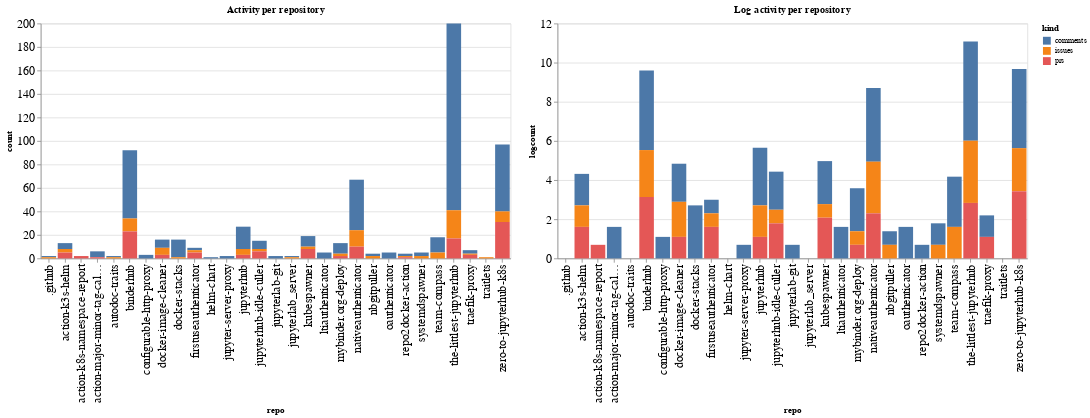

The cell this chart's notebook holds for it:
### Code cell
ch1 = alt.Chart(repo_summaries, width=600, title="Activity per repository").mark_bar().encode(
    x='repo',
    y='count',
    color='kind',
    tooltip="kind"
)

ch2 = alt.Chart(repo_summaries, width=600, title="Log activity per repository").mark_bar().encode(
    x='repo',
    y='logcount',
    color='kind',
    tooltip="kind"
)

ch1 | ch2

### Figure 1 — Vega-Lite specification as saved in the notebook (floating-point values rounded to 4 significant figures)
{"config": {"axisLeft": {"labelFontSize": 15}, "axisBottom": {"labelFontSize": 15}}, "hconcat": [{"mark": "bar", "encoding": {"color": {"type": "nominal", "field": "kind"}, "tooltip": {"type": "nominal", "field": "kind"}, "x": {"type": "nominal", "field": "repo"}, "y": {"type": "quantitative", "field": "count"}}, "title": "Activity per repository", "width": 600}, {"mark": "bar", "encoding": {"color": {"type": "nominal", "field": "kind"}, "tooltip": {"type": "nominal", "field": "kind"}, "x": {"type": "nominal", "field": "repo"}, "y": {"type": "quantitative", "field": "logcount"}}, "title": "Log activity per repository", "width": 600}], "data": {"name": "data-5e9a9726c23ae01e0712e5812f2d221b"}, "$schema": "https://vega.github.io/schema/vega-lite/v4.8.1.json", "datasets": {"data-5e9a9726c23ae01e0712e5812f2d221b": [{"repo": ".github", "kind": "comments", "count": 1, "logcount": 0.0}, {"repo": ".github", "kind": "issues", "count": 1, "logcount": 0.0}, {"repo": "action-k3s-helm", "kind": "comments", "count": 5, "logcount": 1.609}, {"repo": "action-k3s-helm", "kind": "issues", "count": 3, "logcount": 1.099}, {"repo": "action-k3s-helm", "kind": "prs", "count": 5, "logcount": 1.609}, {"repo": "action-k8s-namespace-report", "kind": "prs", "count": 2, "logcount": 0.6931}, {"repo": "action-major-minor-tag-calculator", "kind": "comments", "count": 5, "logcount": 1.609}, {"repo": "action-major-minor-tag-calculator", "kind": "prs", "count": 1, "logcount": 0.0}, {"repo": "autodoc-traits", "kind": "comments", "count": 1, "logcount": 0.0}, {"repo": "autodoc-traits", "kind": "issues", "count": 1, "logcount": 0.0}, {"repo": "binderhub", "kind": "comments", "count": 58, "logcount": 4.06}, {"repo": "binderhub", "kind": "issues", "count": 11, "logcount": 2.398}, {"repo": "binderhub", "kind": "prs", "count": 23, "logcount": 3.135}, {"repo": "configurable-http-proxy", "kind": "comments", "count": 3, "logcount": 1.099}, {"repo": "docker-image-cleaner", "kind": "comments", "count": 7, "logcount": 1.946}, {"repo": "docker-image-cleaner", "kind": "issues", "count": 6, "logcount": 1.792}, {"repo": "docker-image-cleaner", "kind": "prs", "count": 3, "logcount": 1.099}, {"repo": "docker-stacks", "kind": "comments", "count": 15, "logcount": 2.708}, {"repo": "docker-stacks", "kind": "issues", "count": 1, "logcount": 0.0}, {"repo": "firstuseauthenticator", "kind": "comments", "count": 2, "logcount": 0.6931}, {"repo": "firstuseauthenticator", "kind": "issues", "count": 2, "logcount": 0.6931}, {"repo": "firstuseauthenticator", "kind": "prs", "count": 5, "logcount": 1.609}, {"repo": "helm-chart", "kind": "comments", "count": 1, "logcount": 0.0}, {"repo": "jupyter-server-proxy", "kind": "comments", "count": 2, "logcount": 0.6931}, {"repo": "jupyterhub", "kind": "comments", "count": 19, "logcount": 2.944}, {"repo": "jupyterhub", "kind": "issues", "count": 5, "logcount": 1.609}, {"repo": "jupyterhub", "kind": "prs", "count": 3, "logcount": 1.099}, {"repo": "jupyterhub-idle-culler", "kind": "comments", "count": 7, "logcount": 1.946}, {"repo": "jupyterhub-idle-culler", "kind": "issues", "count": 2, "logcount": 0.6931}, {"repo": "jupyterhub-idle-culler", "kind": "prs", "count": 6, "logcount": 1.792}, {"repo": "jupyterlab-git", "kind": "comments", "count": 2, "logcount": 0.6931}, {"repo": "jupyterlab_server", "kind": "comments", "count": 1, "logcount": 0.0}, {"repo": "jupyterlab_server", "kind": "issues", "count": 1, "logcount": 0.0}, {"repo": "kubespawner", "kind": "comments", "count": 9, "logcount": 2.197}, {"repo": "kubespawner", "kind": "issues", "count": 2, "logcount": 0.6931}, {"repo": "kubespawner", "kind": "prs", "count": 8, "logcount": 2.079}, {"repo": "ltiauthenticator", "kind": "comments", "count": 5, "logcount": 1.609}, {"repo": "mybinder.org-deploy", "kind": "comments", "count": 9, "logcount": 2.197}, {"repo": "mybinder.org-deploy", "kind": "issues", "count": 2, "logcount": 0.6931}, {"repo": "mybinder.org-deploy", "kind": "prs", "count": 2, "logcount": 0.6931}, {"repo": "nativeauthenticator", "kind": "comments", "count": 43, "logcount": 3.761}, {"repo": "nativeauthenticator", "kind": "issues", "count": 14, "logcount": 2.639}, {"repo": "nativeauthenticator", "kind": "prs", "count": 10, "logcount": 2.303}, {"repo": "nbgitpuller", "kind": "comments", "count": 2, "logcount": 0.6931}, {"repo": "nbgitpuller", "kind": "issues", "count": 2, "logcount": 0.6931}, {"repo": "oauthenticator", "kind": "comments", "count": 5, "logcount": 1.609}, {"repo": "repo2docker-action", "kind": "comments", "count": 2, "logcount": 0.6931}, {"repo": "repo2docker-action", "kind": "issues", "count": 1, "logcount": 0.0}, {"repo": "repo2docker-action", "kind": "prs", "count": 1, "logcount": 0.0}, {"repo": "systemdspawner", "kind": "comments", "count": 3, "logcount": 1.099}, {"repo": "systemdspawner", "kind": "issues", "count": 2, "logcount": 0.6931}, {"repo": "team-compass", "kind": "comments", "count": 13, "logcount": 2.565}, {"repo": "team-compass", "kind": "issues", "count": 5, "logcount": 1.609}, {"repo": "the-littlest-jupyterhub", "kind": "comments", "count": 159, "logcount": 5.069}, {"repo": "the-littlest-jupyterhub", "kind": "issues", "count": 24, "logcount": 3.178}, {"repo": "the-littlest-jupyterhub", "kind": "prs", "count": 17, "logcount": 2.833}, {"repo": "traefik-proxy", "kind": "comments", "count": 3, "logcount": 1.099}, {"repo": "traefik-proxy", "kind": "issues", "count": 1, "logcount": 0.0}, {"repo": "traefik-proxy", "kind": "prs", "count": 3, "logcount": 1.099}, {"repo": "traitlets", "kind": "issues", "count": 1, "logcount": 0.0}, {"repo": "zero-to-jupyterhub-k8s", "kind": "comments", "count": 57, "logcount": 4.043}, {"repo": "zero-to-jupyterhub-k8s", "kind": "issues", "count": 9, "logcount": 2.197}, {"repo": "zero-to-jupyterhub-k8s", "kind": "prs", "count": 31, "logcount": 3.434}]}}
